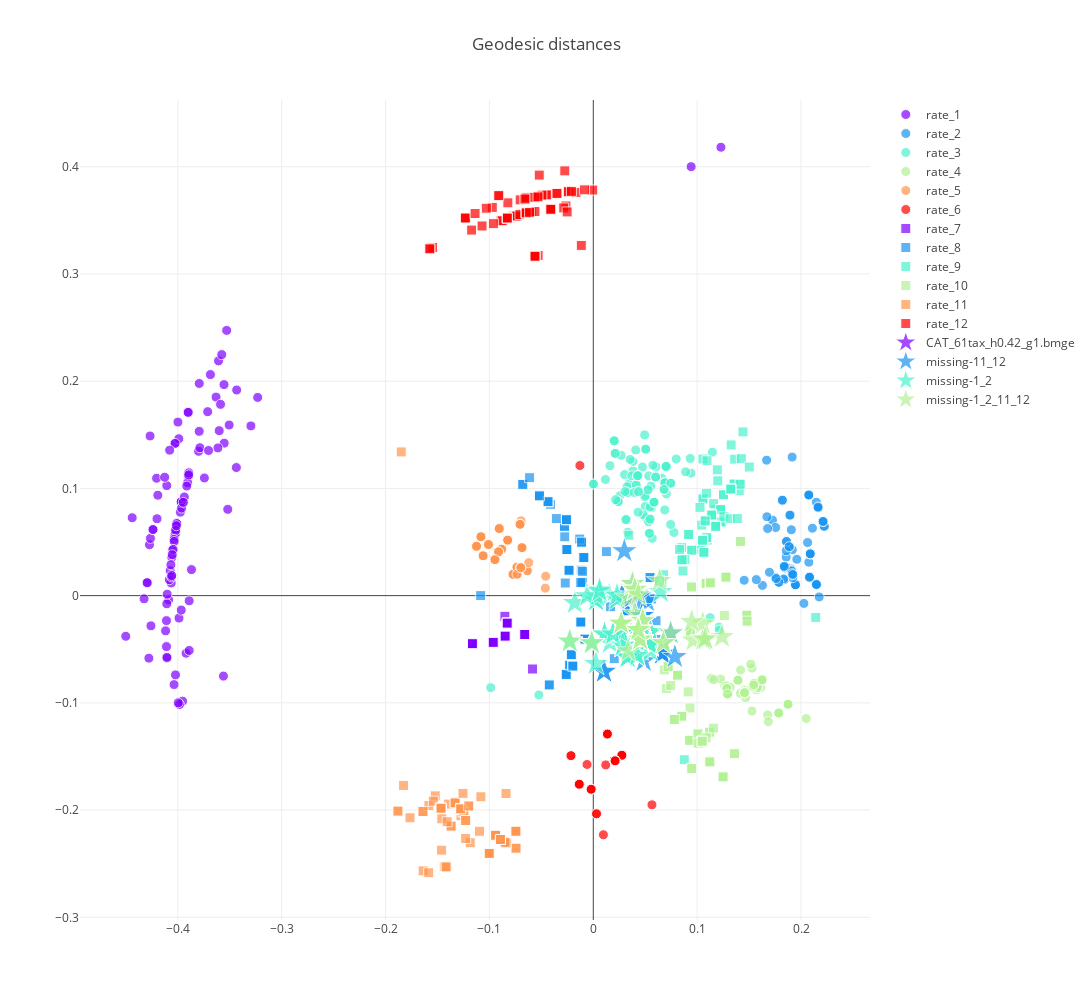

The code cell stored with this chart in its notebook:
### Code cell
cmap        = plt.get_cmap('rainbow')
color_range = ['#%02x%02x%02x' % cmap(value, bytes=True)[:3] for value in np.linspace(0, 1, 6)]
data        = []
marker_shapes = ['circle', 'square', 'triangle-up', 'diamond', 'star']
for gene_type, (shape,color) in zip(coords_df.gene_type.unique(), product(marker_shapes, color_range)):
    tmp    = coords_df[coords_df.gene_type == gene_type]
    
    data.append(
        go.Scatter(x=tmp.x.values, y=tmp.y.values, mode='markers', text=tmp.index,
               name=gene_type, hoverinfo='text', showlegend=True,
               marker=dict(size=[20 if index.endswith('.bmge') or index.startswith('missing') else 10
                                   for index in tmp.index],color=color, opacity=.7,
                           symbol=['star' if index.endswith('.bmge') or index.startswith('missing') else shape
                                   for index in tmp.index])
        )
    )
layout    = go.Layout(title='Geodesic distances', hovermode='closest', width=1200, height=1000)
fig       = go.Figure(data=data, layout=layout)
iplot(fig)
